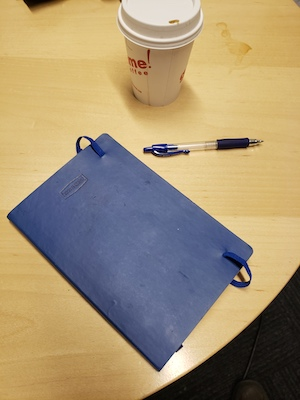
#> input picture img.jpg, 300 x 400 px
$ python -i p3.py   (imports and definitions only)
#> lines starting #> are read from the running program, lines starting #| are printed output that depends on the picture
#> further down, picture is the input picture: shape (400, 300, 3); mean B, G, R 115.6, 146.6, 164.2
import numpy as np
from PIL import Image

from scipy import ndimage, signal


############### ---------- Basic Image Processing ------ ##############

# TODO 1: Read an Image and convert it into a floating point array with values between 0 and 1. You can assume a color image
# [4 lines left out: function imread, not called in this run]

# TODO 2: Create a gaussian filter of size k x k and with standard deviation sigma
def gaussian_filter(k, sigma):
    ax = np.arange(-k // 2 + 1, k // 2 + 1)
    xx, yy = np.meshgrid(ax, ax)

    # Calculate the Gaussian matrix
    kernel = np.exp(-(xx**2 + yy**2) / (2 * sigma**2))
    kernel /= np.sum(kernel)  # Normalize the kernel
    return kernel

# TODO 3: Compute the image gradient.
# First convert the image to grayscale by using the formula:
# Intensity = Y = 0.2125 R + 0.7154 G + 0.0721 B
# Then convolve with a 5x5 Gaussian with standard deviation 1 to smooth out noise. (use scipy.signal.convolve)
# Convolve with [0.5, 0, -0.5] to get the X derivative on each channel and convolve with [[0.5],[0],[-0.5]] to get the Y derivative on each channel. (use scipy.signal.convolve)
# Return the gradient magnitude and the gradient orientation (use arctan2)
def gradient(img):
    grayscale = 0.2125 * img[:, :, 0] + 0.7154 * \
        img[:, :, 1] + 0.0721 * img[:, :, 2]
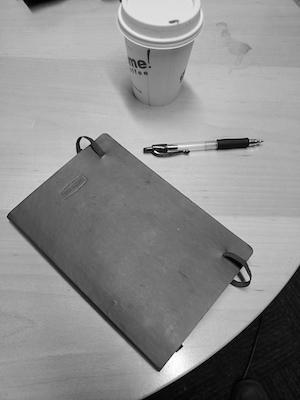
#> grayscale: shape (400, 300) float64; min 0.288, max 254.2, mean 141.3
    gaus_filter = gaussian_filter(5, 1)

    conv = signal.convolve(grayscale, gaus_filter, mode='same')
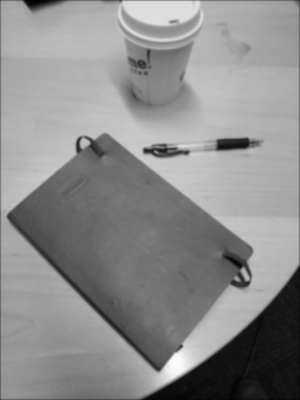
#> conv: shape (400, 300) float64; min 2.84, max 252.4, mean 140.7

    x = np.array([[0.5, 0, -0.5]])
    y = np.array([[0.5], [0], [-0.5]])

    x_d = signal.convolve(conv, x, mode="same")
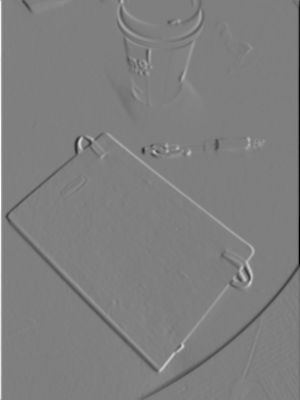
#> x_d: shape (400, 300) float64; min -86.68, max 86.65, mean -0.1; drawn with min black and max white
    y_d = signal.convolve(conv, y, mode="same")
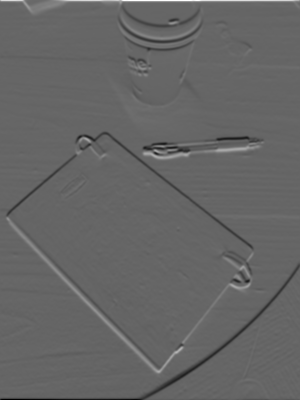
#> y_d: shape (400, 300) float64; min -69.5, max 104.3, mean -0.1; drawn with min black and max white

    orientation = np.arctan2(y_d, x_d)
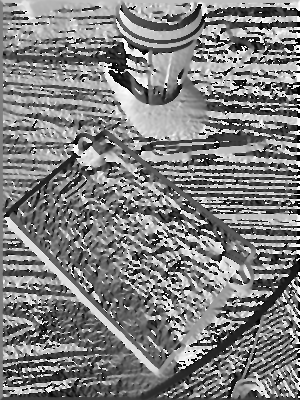
#> orientation: shape (400, 300) float64; min -3.14, max 3.14, mean 0.0164; drawn with min black and max white
    grad_magnitude = np.sqrt(x_d ** 2 + y_d ** 2)
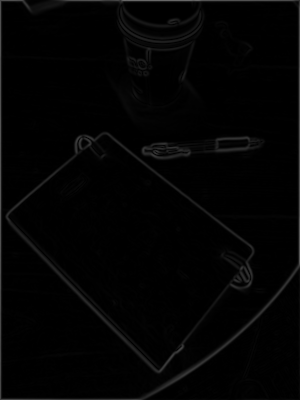
#> grad_magnitude: shape (400, 300) float64; min 0.00148, max 104.3, mean 3.7

    return grad_magnitude, orientation


# ----------------Line detection----------------

# TODO 4: Write a function to check the distance of a set of pixels from a line parametrized by theta and c. The equation of the line is:
# x cos(theta) + y sin(theta) + c = 0
# The input x and y are arrays representing the x and y coordinates of each pixel
# Return a boolean array that indicates True for pixels whose distance is less than the threshold
# [98 lines left out: functions check_distance_from_line, draw_lines, hough_voting, localmax, do_hough_lines, not called in this run]

>>> import cv2
>>> picture = cv2.imread('img.jpg')
>>> result = gradient(picture)
